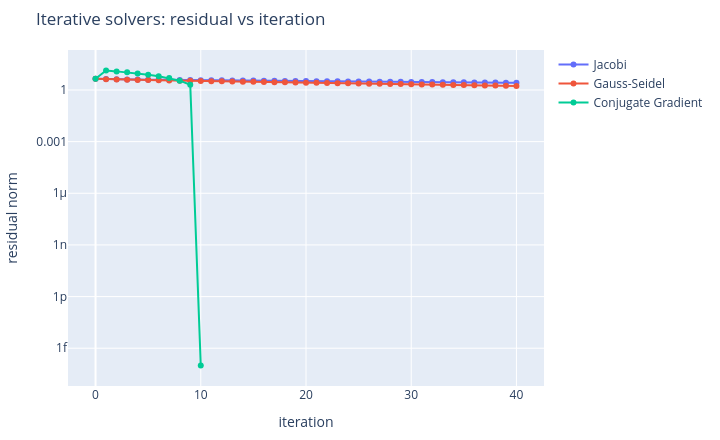

The notebook cell saved with this chart:
### Markdown cell above
## 反復ソルバの収束比較(インタラクティブ)

同じ SPD 系を Jacobi・Gauss-Seidel・共役勾配で解いたときの残差を反復ごとに対数軸で重ねる。CG が他を桁違いに引き離して速いことが一目で分かる。

### Code cell
import plotly.io as pio
from la_book import plotting as viz

pio.renderers.default = "plotly_mimetype+notebook_connected"
fig = viz.plotly_iterative_convergence()
fig.show()

### Figure 1 — Plotly figure (JSON) as saved in the notebook; plotly's stock layout.template omitted (floating-point values rounded to 4 significant figures)
{"data": [{"mode": "lines+markers", "name": "Jacobi", "type": "scatter", "x": [0, 1, 2, 3, 4, 5, 6, 7, 8, 9, 10, 11, 12, 13, 14, 15, 16, 17, 18, 19, 20, 21, 22, 23, 24, 25, 26, 27, 28, 29, 30, 31, 32, 33, 34, 35, 36, 37, 38, 39, 40], "y": [4.472, 4.301, 4.198, 4.116, 4.044, 3.979, 3.919, 3.863, 3.81, 3.76, 3.712, 3.665, 3.62, 3.576, 3.533, 3.491, 3.45, 3.41, 3.371, 3.332, 3.294, 3.256, 3.219, 3.183, 3.147, 3.112, 3.076, 3.042, 3.008, 2.974, 2.941, 2.908, 2.875, 2.843, 2.811, 2.78, 2.749, 2.718, 2.688, 2.657, 2.628]}, {"mode": "lines+markers", "name": "Gauss-Seidel", "type": "scatter", "x": [0, 1, 2, 3, 4, 5, 6, 7, 8, 9, 10, 11, 12, 13, 14, 15, 16, 17, 18, 19, 20, 21, 22, 23, 24, 25, 26, 27, 28, 29, 30, 31, 32, 33, 34, 35, 36, 37, 38, 39, 40], "y": [4.472, 4.252, 4.088, 3.958, 3.846, 3.745, 3.652, 3.564, 3.481, 3.401, 3.325, 3.25, 3.178, 3.108, 3.04, 2.974, 2.909, 2.845, 2.784, 2.723, 2.664, 2.606, 2.549, 2.494, 2.44, 2.386, 2.334, 2.284, 2.234, 2.185, 2.137, 2.091, 2.045, 2.0, 1.956, 1.913, 1.871, 1.83, 1.79, 1.751, 1.712]}, {"mode": "lines+markers", "name": "Conjugate Gradient", "type": "scatter", "x": [0, 1, 2, 3, 4, 5, 6, 7, 8, 9, 10], "y": [4.472, 13.42, 12.0, 10.58, 9.165, 7.746, 6.325, 4.899, 3.464, 2.0, 1e-16]}], "layout": {"height": 440, "margin": {"b": 40, "l": 60, "r": 20, "t": 50}, "title": {"text": "Iterative solvers: residual vs iteration"}, "width": 720, "xaxis": {"title": {"text": "iteration"}}, "yaxis": {"title": {"text": "residual norm"}, "type": "log"}}}
